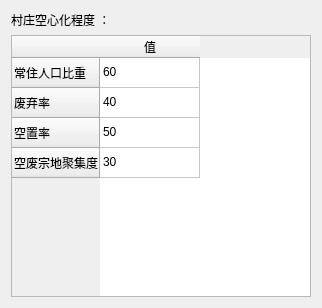
<?xml version="1.0" encoding="UTF-8"?>
<ui version="4.0">
 <class>KongXinStatus</class>
 <widget class="QWidget" name="KongXinStatus">
  <property name="geometry">
   <rect>
    <x>0</x>
    <y>0</y>
    <width>322</width>
    <height>308</height>
   </rect>
  </property>
  <property name="windowTitle">
   <string>空心化情况</string>
  </property>
  <layout class="QGridLayout" name="gridLayout">
   <item row="0" column="0">
    <widget class="QLabel" name="label">
     <property name="text">
      <string>村庄空心化程度 ：</string>
     </property>
    </widget>
   </item>
   <item row="1" column="0">
    <widget class="QTableWidget" name="tableWidget">
     <row>
      <property name="text">
       <string>常住人口比重</string>
      </property>
     </row>
     <row>
      <property name="text">
       <string>废弃率</string>
      </property>
     </row>
     <row>
      <property name="text">
       <string>空置率</string>
      </property>
     </row>
     <row>
      <property name="text">
       <string>空废宗地聚集度</string>
      </property>
     </row>
     <column>
      <property name="text">
       <string>值</string>
      </property>
     </column>
     <item row="0" column="0">
      <property name="text">
       <string>60</string>
      </property>
     </item>
     <item row="1" column="0">
      <property name="text">
       <string>40</string>
      </property>
     </item>
     <item row="2" column="0">
      <property name="text">
       <string>50</string>
      </property>
     </item>
     <item row="3" column="0">
      <property name="text">
       <string>30</string>
      </property>
     </item>
    </widget>
   </item>
  </layout>
 </widget>
 <resources/>
 <connections/>
</ui>
